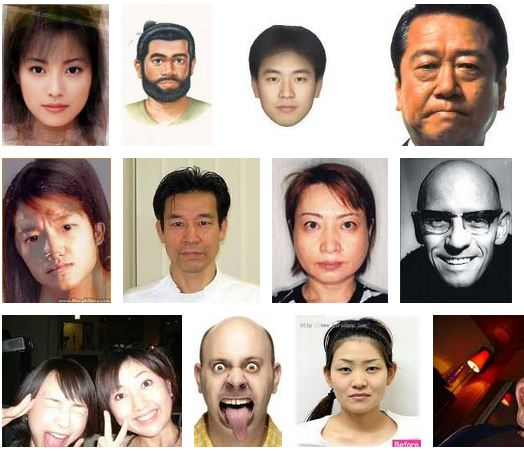
#> input picture scene.jpg, 524 x 451 px
$ python ex64.py
#> lines starting #> are read from the running program, lines starting #| are printed output that depends on the picture
# -*- coding: utf-8 -*-
import cv2
import numpy as np
#import matplotlib.pyplot as plt

imgfile = "scene.jpg" # 顔検出の対象画像名
frame = "polaroid.jpg" # ポラロイドのフレーム

def detect(img, cascade):
    rects = cascade.detectMultiScale(img, scaleFactor=1.3, minNeighbors=4, minSize=(30, 30), flags = cv2.CASCADE_SCALE_IMAGE)
    if len(rects) == 0:
        return []
    rects[:,2:] += rects[:,:2]
    return rects

# 入力画像とポラロイドフレーム画像の読み込み
src = cv2.imread(imgfile)
#> src is the input picture: shape (451, 524, 3); mean B, G, R 144.4, 154.3, 171.5
orig = src.copy()
polaroid = cv2.imread(frame)
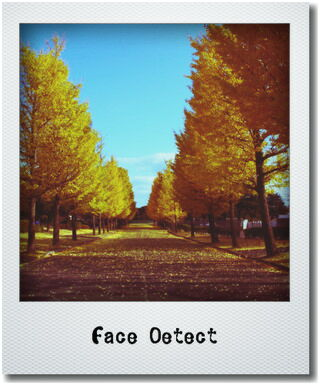
#> input picture Polaroid.jpg, 320 x 385 px, found by its file name
#> polaroid is the input picture: shape (385, 320, 3); mean B, G, R 135.8, 147.3, 151.1
#out = np.zeros((340,410),dtypes=np.uint8)

# 回転行列の準備　回転角５度、スケーリング等倍
mat = cv2.getRotationMatrix2D((160,193),5,1.0)
mat[0,2],mat[1,2]=15,30
# 平行移動量をセット

def on_change(x1,y1,x2,y2):
  # 入力画像 org から、座標(x,y) を起点として
  # 幅 w, 高さh の部分をポラロイド枠の内部にコピー
  polaroid[23:300,20:290]= cv2.resize(orig[y1:y2,x1:x2],(270,277))
  src = orig.copy()
  cv2.rectangle(src, (x1,y1),(x2,y2), (255,0,0),2)
  # polaroid のROI を戻し、ポラロイド画像を回転 → out
  out = cv2.warpAffine(polaroid, mat, (370,420))
  cv2.imshow("input",src)
  cv2.imshow("result",out)
  # [7 lines of commented-out code are left out]
cascade_file = "data/haarcascades/haarcascade_frontalface_alt.xml"
cascade = cv2.CascadeClassifier(cascade_file)
gray = cv2.cvtColor(orig, cv2.COLOR_BGR2GRAY)
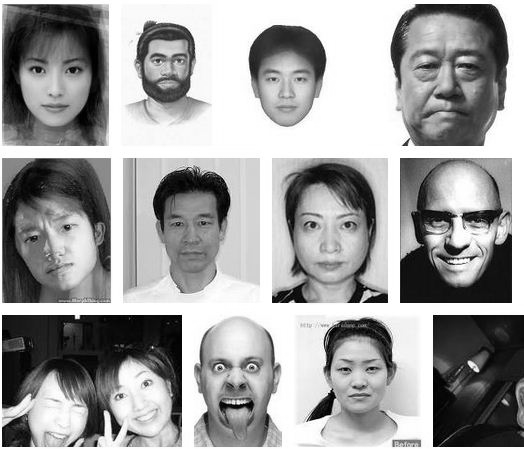
#> gray: shape (451, 524); min 0, max 255, mean 158.3
faces = detect(orig, cascade)
#> in detect, `rects = cascade.detectMultiScale(img, scaleFactor=1.3, minNeighbors=4,..`: rects = [[141, 38, 56, 56], [253, 53, 66, 66], [157, 197, 68, 68], [285, 191, 90, 90], [194, 332, 84, 84], [323, 341, 69, 69], [13, 38, 85, 85], [409, 180, 101, 101], [387, 18, 121, 121]]
#> faces = [[141, 38, 197, 94], [253, 53, 319, 119], [157, 197, 225, 265], [285, 191, 375, 281], [194, 332, 278, 416], [323, 341, 392, 410], [13, 38, 98, 123], [409, 180, 510, 281], [387, 18, 508, 139]]

for (x1,y1,x2,y2) in faces:
  on_change(x1,y1,x2,y2)
  cv2.waitKey(0)
#> this loop made 9 passes
#> pass 1, in on_change, `out = cv2.warpAffine(polaroid, mat, (370,420))`:
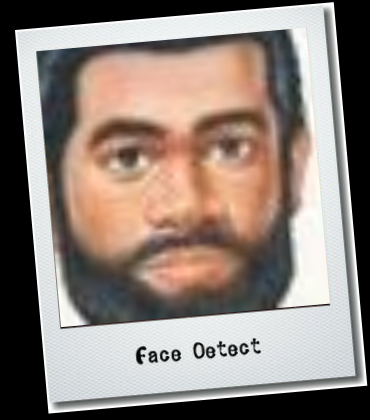
#> out: shape (420, 370, 3); mean B, G, R 122.8, 130.2, 143.1
#> pass 1, in on_change, `cv2.imshow("input",src)`:
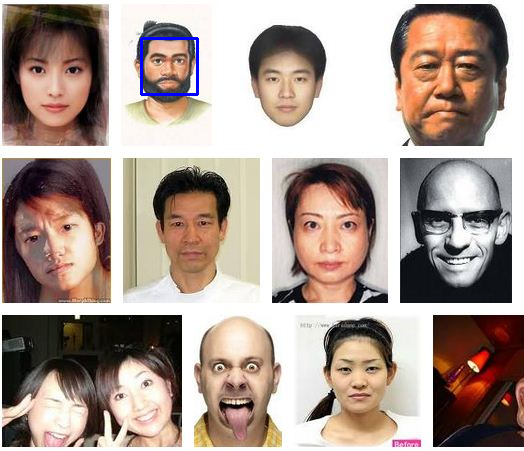
#> window 'input': shape (451, 524, 3); mean B, G, R 144.7, 153.9, 171.1
#> pass 2, in on_change (call 2), `out = cv2.warpAffine(polaroid, mat, (370,420))`:
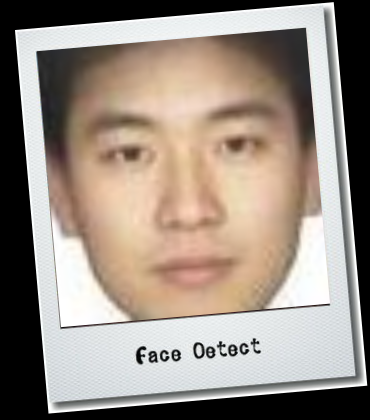
#> out: shape (420, 370, 3); mean B, G, R 132.2, 142.3, 154
#> pass 2, in on_change (call 2), `cv2.imshow("input",src)`:
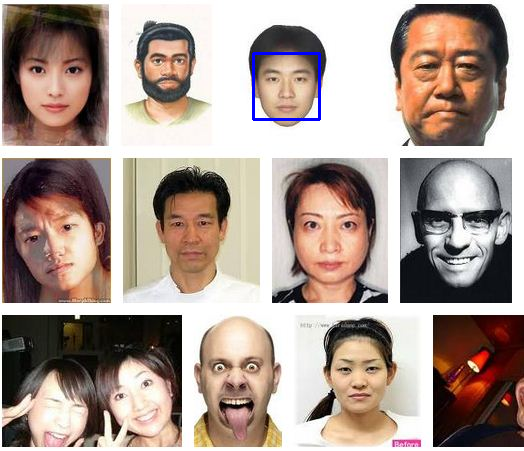
#> window 'input': shape (451, 524, 3); mean B, G, R 144.8, 153.8, 171

cv2.waitKey(0)
cv2.destroyAllWindows()
